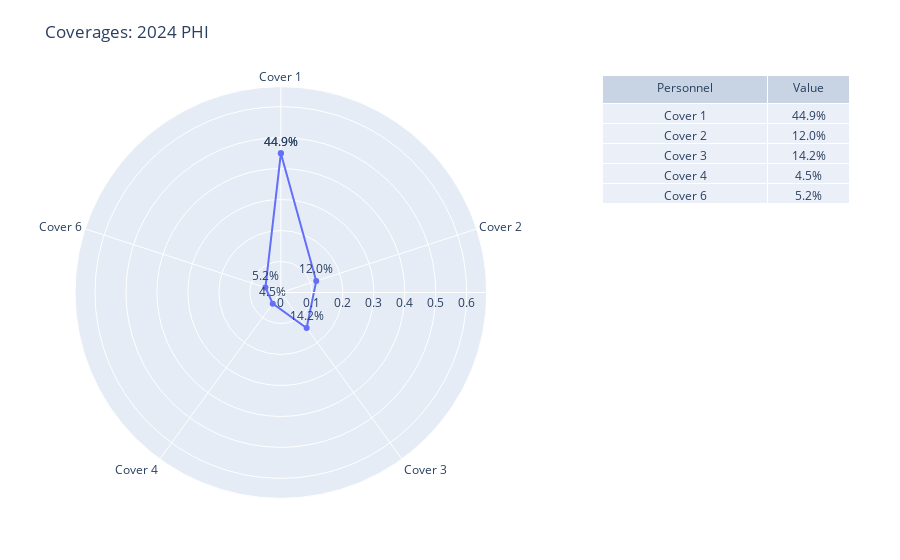

Notebook code cell kept with this figure:
### Code cell
''' Defense Coverage Spider Chart '''

PERSONNEL_COLS = [f'COVER_{i} % Plays' for i in [1,2,3,4,6]]
PERSONNEL_TYPES = [f'Cover {i}' for i in [1,2,3,4,6]]

def defense_coverage_spider_chart(team: str, season: int):

    ## Data ##

    # Get slice from offensive tendencies
    team_sl = defense_tendencies.loc[(defense_tendencies.index.get_level_values('defteam') == team) &
                                     (defense_tendencies.index.get_level_values('season') == season), :]
    
    # Personnel values
    cols = PERSONNEL_TYPES
    vals = team_sl[PERSONNEL_COLS].values.tolist()[0]
    # percentiles = team_sl['% Plays %ile'].tolist()

    vals_fmt = [f'{val:.1%}' for val in vals]

    ## Figure ##

    fig = make_subplots(
        rows=1, cols=2, 
        column_widths=[5,3],
        horizontal_spacing=0.15,
        specs=[[{"type": "polar"}, {"type": "domain"}]]
    )

    spider = px.line_polar(
        r=vals,
        theta=cols,
        line_close=True,
        text=vals_fmt,
        markers='marker+text'
        # line_dash='dash'
    )
    # spider = go.Scatterpolar(
    #     r=team_feature_vals,
    #     theta=PERSONNEL_COLS,
    #     opacity=0.7,
    #     fill='toself'
    # )
    for trace in spider.data:
        fig.add_trace(
            trace,
            row=1, col=1
        )

    polar_range = [0, defense_tendencies[PERSONNEL_COLS].max().max() + 0.05]
    print(polar_range)
    fig.update_traces(
        mode='lines+markers+text',
        textposition='top center'
    )
    fig.update_layout(
        title_text=f"Coverages: {season} {team}",
        polar=dict(
            radialaxis=dict(
                range=polar_range,
            ),
            angularaxis=dict(
                direction='clockwise'  # Reverses theta direction
            )
        ),
        margin=dict(b=50, r=50, l=75, t=75)
    )

    fig.add_trace(
        go.Table(
            columnwidth=[2,1,1],
            header={
                "values": ['Personnel', 'Value',]# 'Percentile'],
            },
            cells={
                "values": [cols, vals_fmt]#, [f'{p:.1%}' for p in percentiles]]
            }
        ),
        row=1, col=2
    )

    fig.show()



defense_coverage_spider_chart('PHI', 2024)

### Figure 1 — Plotly figure (JSON) as saved in the notebook; plotly's stock layout.template omitted (floating-point values rounded to 4 significant figures)
{"data": [{"hovertemplate": "r=%{r}<br>theta=%{theta}<br>text=%{text}<extra></extra>", "legendgroup": "", "line": {"color": "#636efa", "dash": "solid"}, "marker": {"symbol": "circle"}, "mode": "lines+markers+text", "name": "", "r": [0.4492, 0.12, 0.1415, 0.04462, 0.05231, 0.4492], "showlegend": false, "subplot": "polar", "text": ["44.9%", "12.0%", "14.2%", "4.5%", "5.2%", "44.9%"], "textposition": "top center", "theta": ["Cover 1", "Cover 2", "Cover 3", "Cover 4", "Cover 6", "Cover 1"], "type": "scatterpolar"}, {"cells": {"values": [["Cover 1", "Cover 2", "Cover 3", "Cover 4", "Cover 6"], ["44.9%", "12.0%", "14.2%", "4.5%", "5.2%"]]}, "columnwidth": [2, 1, 1], "domain": {"x": [0.6813, 1], "y": [0, 1]}, "header": {"values": ["Personnel", "Value"]}, "type": "table"}], "layout": {"margin": {"b": 50, "l": 75, "r": 50, "t": 75}, "polar": {"angularaxis": {"direction": "clockwise"}, "domain": {"x": [0, 0.5312], "y": [0, 1]}, "radialaxis": {"range": [0, 0.6644]}}, "title": {"text": "Coverages: 2024 PHI"}}}
